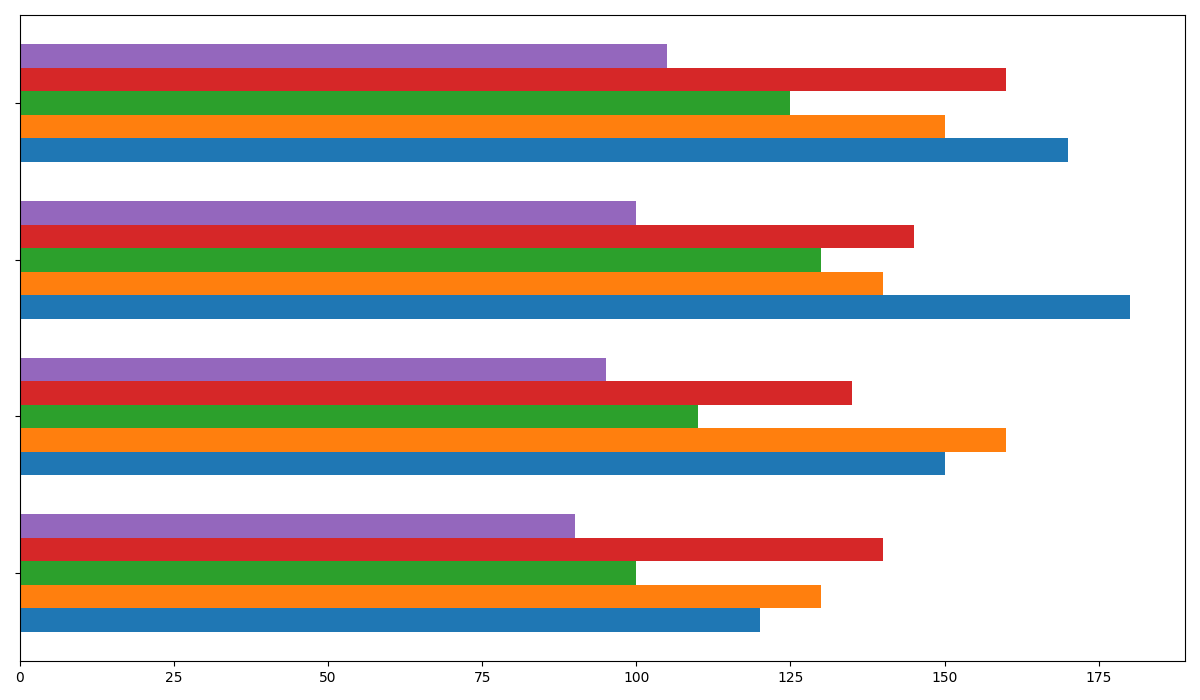

Write the Python code that produced this figure.
import matplotlib.pyplot as plt
import numpy as np

genres = ['Fiction', 'Non-Fiction', 'Mystery', 'Fantasy', 'Biography']
quarters = ['Q1', 'Q2', 'Q3', 'Q4']

books_sold = [
    [120, 150, 180, 170],
    [130, 160, 140, 150],
    [100, 110, 130, 125],
    [140, 135, 145, 160],
    [90, 95, 100, 105]
]

books_sold = np.array(books_sold)

fig, ax = plt.subplots(figsize=(12, 7))

bar_height = 0.15
y_indices = np.arange(len(quarters))

colors = ['#1f77b4', '#ff7f0e', '#2ca02c', '#d62728', '#9467bd']
for i in range(len(genres)):
    ax.barh(y_indices + i * bar_height, books_sold[i], height=bar_height, color=colors[i])

ax.set_yticks(y_indices + bar_height * 2)
ax.set_yticklabels([''] * len(quarters))

ax.set_axisbelow(True)

plt.tight_layout()
plt.show()
